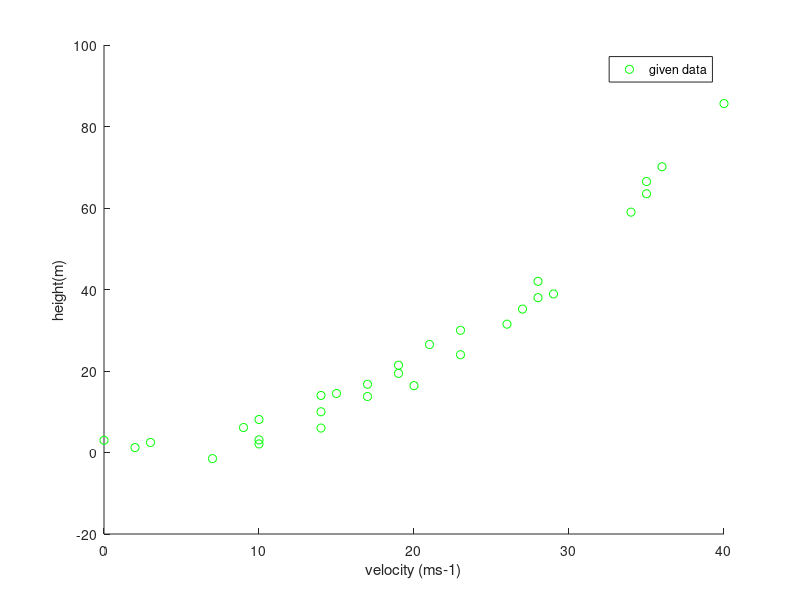

MATLAB code to generate this figure: (Note: this script raises an error after producing the figure.)
fprintf('Plotting Data ...\n')
data = load('grp - Copy.dat');
X = data(:, 1); 
y = data(:, 2);
m = length(y); 
%Plot For Formula Based VS Data Set
%plotData(X, y) we do not use this because of usort data
scatter(X,y,"g")
legend('given data')
xlabel('velocity (ms-1)');
ylabel('height(m)');
p=polyfit(X,y,2);
hold on;

a=X.^(0:2);
a=pinv(a)*y;
a;

save('theta.dat','-ascii','a');
load('theta.dat','-ascii','a')
fprintf("hello LA ")
a

h=polyval(a,X);
xq=linspace(X(1),X(end),100);
polyval(flip(a),7);
polyval(flip(a),xq);
plot(xq,polyval(flip(a),xq),'r')
legend('Data set', 'Trained Data')
fprintf('Press Enter To Continue\n')
pause;
close;


%Plot For Formula Based VS Trained Data
v=[0:1:40];
w=(1/19.6)*((v).^2)
fprintf('Formula Based VS Trained Data\n')
plot(v,w,'g');
xlabel('velocity (ms-1)');
ylabel('height(m)');
hold on;
plot(xq,polyval(flip(a),xq),'r');
legend('formula based', 'trained Data')
fprintf('Press Enter To Continue\n')
pause;
close;


%Plot For Formula Based VS givem data
fprintf('Formula Based VS given Data\n')
scatter(X,y,"g");
legend('givem data');
hold on;
plot(v,w,'b');
legend('givem data based','formula based');